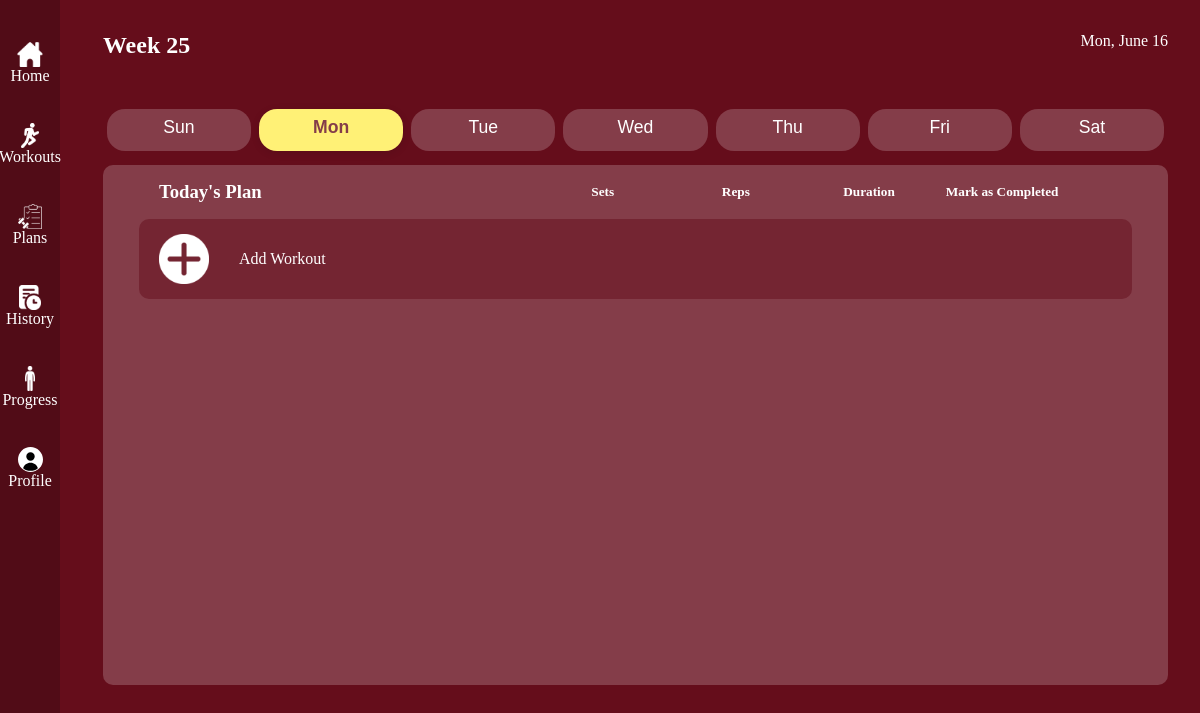
The page /plans.php (signed in) on the database as committed earlier.
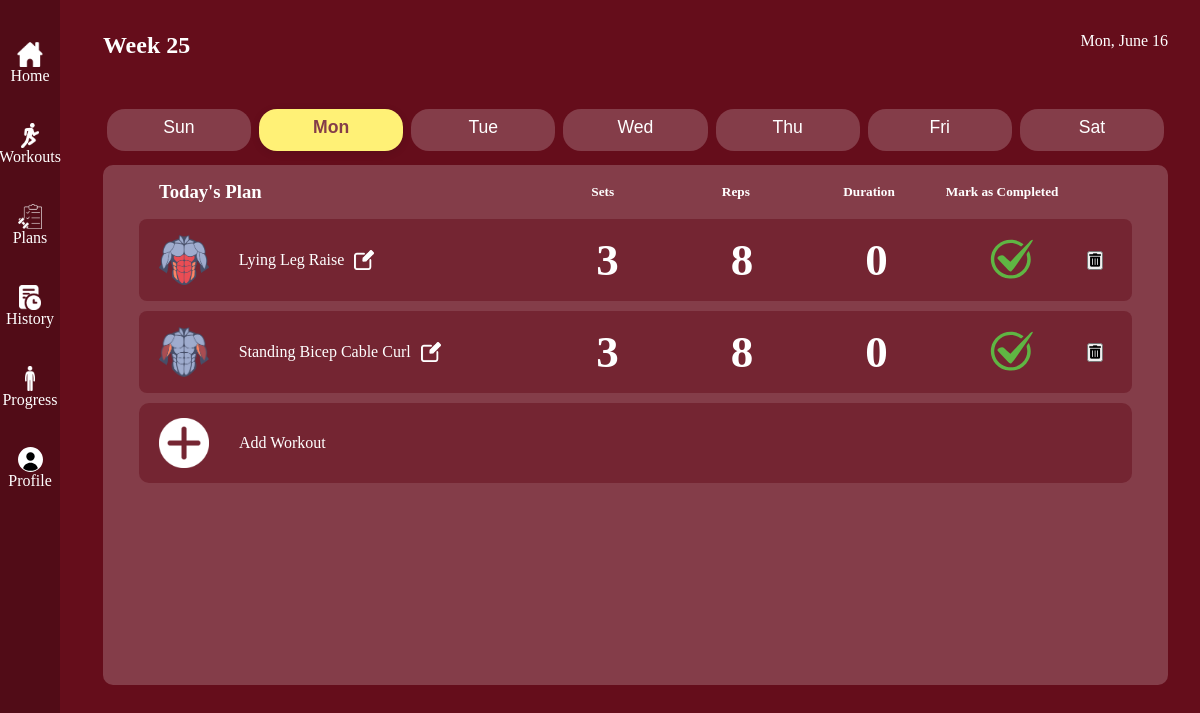
The same page on the database as committed later.
### tables this page shows
CREATE TABLE `workout_plan` (
  `id` int(11) NOT NULL,
  `user_id` int(11) NOT NULL,
  `workout_day` varchar(20) NOT NULL,
  `exercise_name` varchar(100) NOT NULL,
  `sets` int(11) NOT NULL,
  `reps` int(11) NOT NULL DEFAULT 0,
  `duration` int(11) NOT NULL DEFAULT 0,
  `completed` tinyint(1) NOT NULL DEFAULT 0
);

CREATE TABLE `workouts` (
  `id` int(11) NOT NULL,
  `name` varchar(255) NOT NULL,
  `image_url` varchar(255) DEFAULT NULL,
  `image_url2` varchar(255) DEFAULT NULL,
  `focus` varchar(35) NOT NULL,
  `equipment` varchar(255) DEFAULT NULL,
  `reps` varchar(25) NOT NULL DEFAULT '0',
  `duration` varchar(25) DEFAULT '0',
  `sets` varchar(25) DEFAULT NULL
);

### plans.php (the view, shortened to what this page needs)
<?php
include("database.php");
$user_id = $_SESSION['user_id'];
$currentDay = $_GET['day'] ?? date('D');
$stmt = $conn->prepare("
    SELECT wp.*, w.focus
    FROM workout_plan wp
    JOIN workouts w ON wp.exercise_name = w.name
    WHERE wp.user_id = ? AND wp.workout_day = ?
");
$stmt->bind_param("is", $user_id, $currentDay);
$stmt->execute();
$result = $stmt->get_result();
$workouts = [];
while ($row = $result->fetch_assoc()) {
    $workouts[] = $row;
}
$today = new DateTime();
$weekNumber = $today->format('W');
$dayName = $today->format('D');
$monthName = $today->format('F');
$dayOfMonth = $today->format('j');
$pageId = "plans";
include 'includes/header.php';
?>
<div id="plans">
    <section class="date-header">
        <h2>Week <?= $weekNumber ?></h2>
        <div class="date-plan"><?= $dayName ?>, <?= $monthName ?> <?= $dayOfMonth ?></div>
    </section>
    <div class="day-tabs">
        <button class="day-tab<?= $currentDay == 'Sun' ? ' selected' : '' ?>" onclick="changeDay('Sun')"><p>Sun</p></button>
        <button class="day-tab<?= $currentDay == 'Mon' ? ' selected' : '' ?>" onclick="changeDay('Mon')"><p>Mon</p></button>
        <button class="day-tab<?= $currentDay == 'Tue' ? ' selected' : '' ?>" onclick="changeDay('Tue')"><p>Tue</p></button>
        <button class="day-tab<?= $currentDay == 'Wed' ? ' selected' : '' ?>" onclick="changeDay('Wed')"><p>Wed</p></button>
        <button class="day-tab<?= $currentDay == 'Thu' ? ' selected' : '' ?>" onclick="changeDay('Thu')"><p>Thu</p></button>
        <button class="day-tab<?= $currentDay == 'Fri' ? ' selected' : '' ?>" onclick="changeDay('Fri')"><p>Fri</p></button>
        <button class="day-tab<?= $currentDay == 'Sat' ? ' selected' : '' ?>" onclick="changeDay('Sat')"><p>Sat</p></button>
    </div>
    <section id="workout-plan" >
        <div class="head">
            <h3>Today's Plan</h3>
            <div class="label">
                <h5>Sets</h5>
                <h5>Reps</h5>
                <h5>Duration</h5>
                <h5>Mark as Completed</h5>
            </div>
        </div>
        <div class="workouts-plan">
            <?php foreach ($workouts as $workout): ?>
                <div class="workout"
                    data-id="<?= $workout['id'] ?>"
                    data-name="<?= $workout['exercise_name'] ?>"
                    data-sets="<?= $workout['sets'] ?>"
                    data-reps="<?= $workout['reps'] ?>"
                    data-duration="<?= $workout['duration'] ?>"
                >
                    <div class="name">
                        <img src="assets/images/<?= $workout['focus'] ?>-icon.png" alt="<?= $workout['exercise_name'] ?>">
                        <div class="with-edit">
                            <p><?= ucfirst($workout['exercise_name']) ?></p>
                            <img
                                src="assets/images/edit-icon.webp"
                                alt="Edit"
                                class="edit-button"
                                data-id="<?= $workout['id'] ?>"
                                data-sets="<?= $workout['sets'] ?>"
                                data-reps="<?= $workout['reps'] ?>"
                                data-duration="<?= $workout['duration'] ?>"
                                style="height: 20px; margin-left: 10px; cursor: pointer; filter: invert(100%);"
                            >
                        </div>
                    </div>
                    <div class="data">
                        <div class="sets"><?= $workout['sets'] ?></div>
                        <div class="reps"><?= $workout['reps'] ?></div>
                        <div class="duration"><?= $workout['duration'] ?></div>
                        <div class="done">
                            <form method="POST" action="plans.php">
                                <button type="submit" class="completed-button" style="background:none; border:none;">
                                    <?php if ($workout['completed']): ?>
                                        <img src="assets/images/check-icon.svg" alt="Completed" style="height: 40px;">
                                    <?php else: ?>
                                        <img src="assets/images/check-icon.svg" alt="Not Completed" style="height: 40px; opacity: 0.3;">
                                    <?php endif; ?>
                                </button>
                            </form>
                        </div>
                        <div class="delete">
                            <form method="POST" action="plans.php" onsubmit="return confirm('Are you sure you want to delete this workout?');">
                                <button type="submit" class="delete-button">
                                    <i class="fas fa-trash-alt"></i>
                                </button>
                            </form>
                        </div>
                    </div>
                </div>
            <?php endforeach; ?>
            <div class="add">
                <img src="assets/images/add-icon.webp" style="height: 50px; filter: invert(100%);" alt="Add Workout">
                <p>Add Workout</p>
            </div>
        </div>
    </section>
</div>
<?php include 'includes/footer.php'; ?>

### includes/header.php (shortened to what this page needs)
<!DOCTYPE html>
<html lang="en">
<head>
    <link rel="stylesheet" href="assets/styles/style.css">
    <link rel="stylesheet" href="https://cdnjs.cloudflare.com/ajax/libs/font-awesome/5.15.3/css/all.min.css">
</head>
<body id="<?php echo $pageId ?? ''; ?>">
<div class="nav">
    <ul>
        <li>
            <a href="home.php">
                <div>
                    <img src="assets/images/home-icon.webp" alt="">
                    <p>Home</p>
                </div>
            </a>
        </li>
        <li>
            <a href="workouts.php">
                <div>
                    <img src="assets/images/workouts-icon.webp" alt="">
                    <p>Workouts</p>
                </div>
            </a>
        </li>
        <li>
            <a href="plans.php">
                <div>
                    <img src="assets/images/plans-icon.webp" alt="">
                    <p>Plans</p>
                </div>
            </a>
        </li>
        <li>
            <a href="history.php">
                <div>
                    <img src="assets/images/history-icon.webp" alt="">
                    <p>History</p>
                </div>
            </a>
        </li>
        <li>
            <a href="progress.php">
                <div>
                    <img src="assets/images/progress-icon.webp" alt="">
                    <p>Progress</p>
                </div>
            </a>
        </li>
        <li>
            <a href="profile.html">
                <div>
                    <img src="assets/images/profile-icon.svg" alt="">
                    <p>Profile</p>
                </div>
            </a>
        </li>
    </ul>
</div>

### includes/footer.php
</body>
</html>

### assets/styles/style.css (style rules this page uses)
* { margin: 0; padding: 0; box-sizing: border-box; }
body { height: 100vh; width: 100vw; background-color: #650d1b; display: flex; color: white; }
.nav { position: fixed; display: flex; flex-direction: column; background-color: #510c17; width: 5%; height: 100%; left: 0; padding-top: 2rem; }
.nav ul { list-style-type: none; padding: 0; }
.nav ul li { display: inline; margin-right: 20px; }
.nav ul li a { text-decoration: none; color: #fff; }
.nav ul li a div { display: flex; flex-direction: column; align-items: center; padding: 10px; }
.nav img { width: auto; height: 25px; filter: invert(100%); }
#plans { height: 100%; width: 100%; display: flex; flex-direction: column; padding-left: 3%; }
.date-header { display: flex; justify-content: space-between; padding: 2rem; color: white; }
.day-tabs { width: 100%; display: flex; justify-content: center; margin: 18px 0 24px 0; padding: 0 2rem; }
.day-tab { width: 100%; background: #843d49; color: #fff; border: none; border-radius: 18px; margin: 0 4px; padding: 8px 18px; font-size: 1.1rem; font-weight: 500; cursor: pointer; transition: background 0.2s, color 0.2s, box-shadow 0.2s; outline: none; }
.day-tab.selected { background: #fff176; color: #843d49; box-shadow: 0 2px 8px rgba(0,0,0,0.10); font-weight: bold; }
.day-tab p { padding-bottom: 5px; }
#workout-plan { height: 65vh; background-color: #843D49; border-radius: 10px; color: white; margin: -10px 2rem 0 2rem; padding: 1rem; }
#workout-plan .head { display: grid; grid-template-columns: 40% 60%; padding: 0 50px 1rem 40px; align-items: center; }
#workout-plan .label { display: grid; grid-template-columns: 1fr 1fr 1fr 1fr 0.25fr; place-items: center; font-weight: bold; align-items: flex-end; }
.workouts-plan { width: 100%; display: flex; flex-direction: column; gap: 10px; padding: 0 20px; max-height: 350px; overflow: auto; }
.workout { display: grid; grid-template-columns: 40% 60%; align-items: center; background-color: #742532; padding: 15px 20px; border-radius: 8px; }
.name { display: flex; align-items: center; gap: 30px; }
.with-edit { display: flex; align-items: center; }
.name img { width: auto; height: 50px; }
.data { display: grid; grid-template-columns: 1fr 1fr 1fr 1fr 0.25fr; place-items: center; }
.data form { display: flex; justify-content: center; align-items: center; margin-top: 0px; }
.add { display: flex; justify-content: flex-start; align-items: center; background-color: #742532; color: white; border-radius: 10px; padding: 15px 20px; transition: background 0.2s, color 0.2s; gap: 30px; }
.data { height: 70%; align-content: center; font-weight: 700; font-size: 45px; }

Rows that differ between the two databases and show on the page:
added workout_plan: workouts.focus (picture), exercise_name "Lying Leg Raise", sets "3", reps "8", duration "0", completed 1 (drawn)
added workout_plan: workouts.focus (picture), exercise_name "Standing Bicep Cable Curl", sets "3", reps "8", duration "0", completed 1 (drawn)
